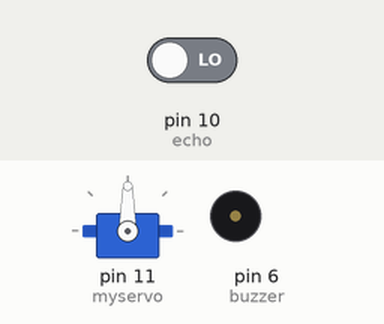
This sketch was run on a simulated Arduino Uno, built with avr-gcc and run on an emulated ATmega328P. Shown: servo, buzzer (waves = sounding). Inputs (shaded band) come from the test bench; at power-on: pin 10 (echo) LOW.

Above: at 0.05 s.
At 1.9 s:
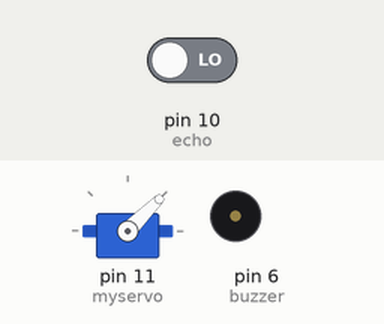
At 3.75 s:
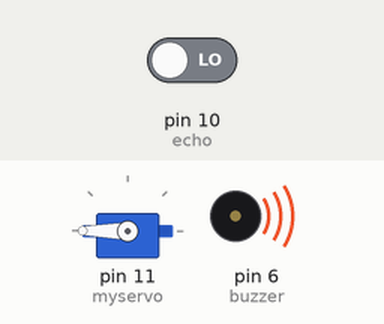
At 7.2 s:
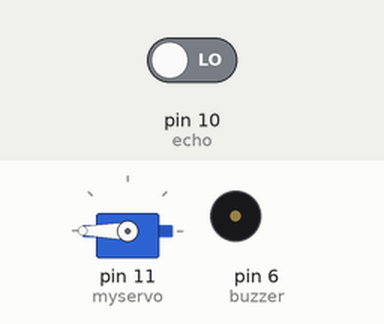
Timing chart, 0 to 9.4 s (numbered marks = the images above):
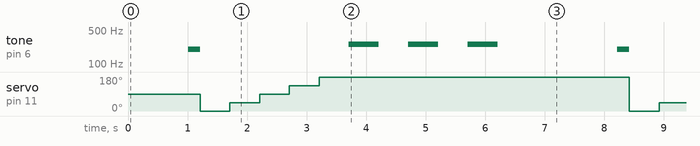

Measured:
- by itself, tone on pin 6 (buzzer): repeats every 7.2 s: silent 2.5 s, 2 × (255 Hz 0.50 s, silent 0.50 s), 255 Hz 0.50 s, silent 2.0 s, 200 Hz 0.20 s
- by itself, servo on pin 11 (myservo): repeats every 7.2 s: 45° 0.50 s, 90° 0.50 s, 135° 0.50 s, 180° 5.2 s, 0° 0.50 s

The sketch:

phase2code.ino
```cpp
#include <Servo.h>
const int trig = 9;
const int echo = 10;
const int buzzer = 6;
Servo myservo;
void setup() {
  Serial.begin(115200);
  pinMode(echo, INPUT);
  pinMode(trig, OUTPUT);
  pinMode(buzzer, OUTPUT);

  myservo.attach(11);
  // put your setup code here, to run once:

}
float nextpos;
float fakeDist(int angle)
{
  switch (angle)
  {
    case 0:
      return 38.2;

    case 45:
      return 43.65;

    case 90:
      return 74.84;

    case 135:
      return 22.24;

    case 180:
      return 10.45;
    default:
      {
        return 0;
      }
  }

}
void loop() {
  digitalWrite(trig, HIGH);
  delay(10);
  digitalWrite(trig, LOW);
  long time = pulseIn(echo, HIGH);
  float distance =  (time * 0.0343) / 2;
  float bestDist = 0, bestAngle = 0;
  if (distance < 70)
  {
    tone(buzzer, 200);
    delay(200);
    noTone(buzzer);
    for (int pos = 0; pos <= 180; pos = pos + 45)
    {
      myservo.write(pos);
      delay(500);
      float dist = fakeDist(pos);
      if (dist > bestDist)
      {
        bestDist = dist;
        bestAngle = pos;
      }

    }
    for (int i = 0; i < (bestAngle + 44) / 45; i++)
    {
      tone(buzzer, 255);
      delay(500);
      noTone(buzzer);
      delay(500);
    }
  }
  delay(500);


  // put your main code here, to run repeatedly:

}
```
